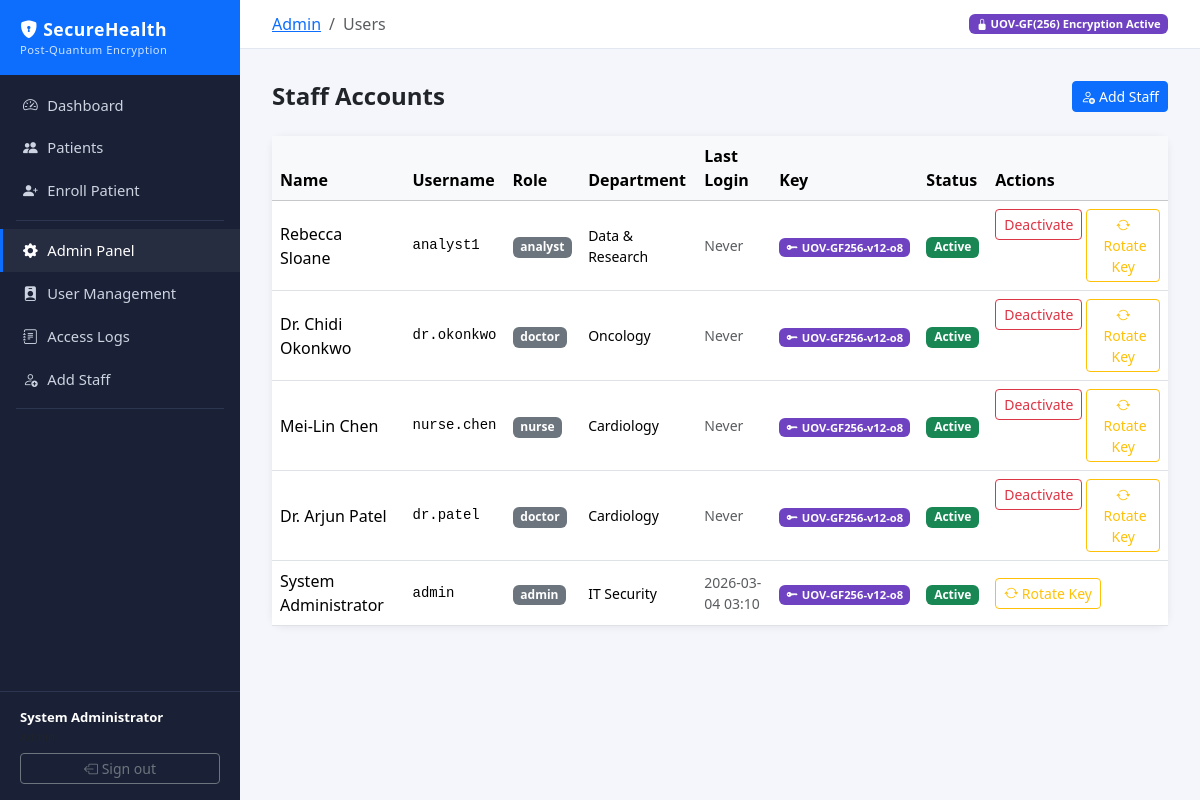
Page /admin/users (signed in) on the committed database.
### models.py (models this page shows, shortened)
class User(UserMixin, db.Model):
    __tablename__ = "users"
    id            = db.Column(db.Integer, primary_key=True)
    username      = db.Column(db.String(64),  unique=True, nullable=False, index=True)
    email         = db.Column(db.String(128), unique=True, nullable=False)
    password_hash = db.Column(db.String(256), nullable=False)
    full_name     = db.Column(db.String(128), nullable=False)
    role          = db.Column(db.String(16),  nullable=False, default=Role.NURSE)
    department    = db.Column(db.String(64))
    is_active     = db.Column(db.Boolean, default=True, nullable=False)
    created_at    = db.Column(db.DateTime, default=datetime.utcnow, nullable=False)
    last_login    = db.Column(db.DateTime)
    encryption_key = db.relationship("EncryptionKey", back_populates="user",
                                     uselist=False, cascade="all, delete-orphan")
    access_logs    = db.relationship("AccessLog", back_populates="user",
                                     lazy="dynamic", cascade="all, delete-orphan")
    patients_added = db.relationship("Patient", back_populates="added_by_user",
                                     lazy="dynamic")
    @property
    def is_admin(self):
        return self.role == Role.ADMIN

class EncryptionKey(db.Model):
    __tablename__ = "encryption_keys"
    id              = db.Column(db.Integer, primary_key=True)
    user_id         = db.Column(db.Integer, db.ForeignKey("users.id"), unique=True, nullable=False)
    key_label       = db.Column(db.String(64), nullable=False)
    public_key_b64  = db.Column(db.Text, nullable=False)   # base64-JSON
    private_key_b64 = db.Column(db.Text, nullable=False)   # base64-JSON (keep secret)
    algorithm       = db.Column(db.String(32), default="UOV-GF256", nullable=False)
    created_at      = db.Column(db.DateTime, default=datetime.utcnow, nullable=False)
    rotated_at      = db.Column(db.DateTime)
    user = db.relationship("User", back_populates="encryption_key")

### routes/admin.py (the view)
@admin_bp.route("/users")
@login_required
def users():
    redir = _require_admin()
    if redir:
        return redir
    all_users = User.query.order_by(User.created_at.desc()).all()
    return render_template("admin_users.html", users=all_users)

### main.py (called while the page is built)
def create_app(config_class=Config) -> Flask:
    app = Flask(__name__, instance_relative_config=True)
    app.config.from_object(config_class)
    os.makedirs(app.instance_path, exist_ok=True)
    db.init_app(app)
    login_manager = LoginManager(app)
    login_manager.login_view          = "auth.login"
    login_manager.login_message       = "Please sign in to access this page."
    login_manager.login_message_category = "warning"
    @login_manager.user_loader
    def load_user(user_id):
        return User.query.get(int(user_id))
    app.register_blueprint(auth_bp)
    app.register_blueprint(patients_bp)
    app.register_blueprint(admin_bp)
    with app.app_context():
        db.create_all()
        _seed_admin(app)
    return app

### routes/admin.py (called while the page is built)
def _require_admin():
    if not current_user.is_admin:
        flash("Admin access required.", "danger")
        return redirect(url_for("patients.dashboard"))
    return None

### templates/admin_users.html (shortened to what this page needs)
{% extends "base.html" %}
{% block breadcrumb %}
<li class="breadcrumb-item"><a href="{{ url_for('admin.dashboard') }}">Admin</a></li>
<li class="breadcrumb-item active">Users</li>
{% endblock %}
{% block content %}
<div class="d-flex align-items-center justify-content-between mb-4">
  <h4 class="fw-bold mb-0">Staff Accounts</h4>
  <a href="{{ url_for('auth.register') }}" class="btn btn-primary btn-sm">
    <i class="bi bi-person-add me-1"></i>Add Staff
  </a>
</div>
<div class="card">
  <div class="table-responsive">
    <table class="table align-middle mb-0">
      <thead class="table-light">
        <tr>
          <th>Name</th><th>Username</th><th>Role</th><th>Department</th>
          <th>Last Login</th><th>Key</th><th>Status</th><th>Actions</th>
        </tr>
      </thead>
      <tbody>
        {% for u in users %}
        <tr class="{{ '' if u.is_active else 'table-secondary text-muted' }}">
          <td>{{ u.full_name }}</td>
          <td class="font-monospace small">{{ u.username }}</td>
          <td><span class="badge bg-secondary">{{ u.role }}</span></td>
          <td class="small">{{ u.department or '—' }}</td>
          <td class="small text-muted">{{ u.last_login.strftime('%Y-%m-%d %H:%M') if u.last_login else 'Never' }}</td>
          <td>
            {% if u.encryption_key %}
            <span class="badge badge-pq" title="{{ u.encryption_key.key_label }}">
              <i class="bi bi-key-fill me-1"></i>{{ u.encryption_key.algorithm }}
            </span>
            {% else %}
            <span class="badge bg-danger">No Key</span>
            {% endif %}
          </td>
          <td>
            {% if u.is_active %}
            <span class="badge bg-success">Active</span>
            {% else %}
            <span class="badge bg-secondary">Inactive</span>
            {% endif %}
          </td>
          <td>
            <div class="d-flex gap-1">
              {% if u.id != current_user.id %}
              <form method="POST" action="{{ url_for('admin.toggle_user', user_id=u.id) }}">
                <button class="btn btn-sm {{ 'btn-outline-danger' if u.is_active else 'btn-outline-success' }}"
                        onclick="return confirm('Are you sure?')">
                  {{ 'Deactivate' if u.is_active else 'Activate' }}
                </button>
              </form>
              {% endif %}
              <form method="POST" action="{{ url_for('admin.rotate_key', user_id=u.id) }}">
                <button class="btn btn-sm btn-outline-warning"
                        onclick="return confirm('Rotate key? Old encrypted records will not be accessible with the new key.')">
                  <i class="bi bi-arrow-repeat"></i>&nbsp;Rotate Key
                </button>
              </form>
            </div>
          </td>
        </tr>
        {% endfor %}
      </tbody>
    </table>
  </div>
</div>
{% endblock %}

### templates/base.html (shortened to what this page needs)
<!DOCTYPE html>
<html lang="en">
<head>
  <link rel="stylesheet" href="https://cdn.jsdelivr.net/npm/bootstrap@5.3.2/dist/css/bootstrap.min.css">
  <link rel="stylesheet" href="https://cdn.jsdelivr.net/npm/bootstrap-icons@1.11.3/font/bootstrap-icons.css">
</head>
<body>
{% if current_user.is_authenticated %}
<div class="sidebar">
  <div class="brand">
    <i class="bi bi-shield-lock-fill"></i> SecureHealth
    <small>Post-Quantum Encryption</small>
  </div>
  <nav class="mt-2">
    <a href="{{ url_for('patients.dashboard') }}"
       class="{{ 'active' if request.endpoint == 'patients.dashboard' }}">
      <i class="bi bi-speedometer2"></i> Dashboard
    </a>
    <a href="{{ url_for('patients.list_patients') }}"
       class="{{ 'active' if 'patient' in request.endpoint and 'admin' not in request.endpoint }}">
      <i class="bi bi-people-fill"></i> Patients
    </a>
    <a href="{{ url_for('patients.add_patient') }}">
      <i class="bi bi-person-plus-fill"></i> Enroll Patient
    </a>
    <div class="divider"></div>
    {% if current_user.is_admin %}
    <a href="{{ url_for('admin.dashboard') }}"
       class="{{ 'active' if 'admin' in request.endpoint }}">
      <i class="bi bi-gear-fill"></i> Admin Panel
    </a>
    <a href="{{ url_for('admin.users') }}">
      <i class="bi bi-person-badge-fill"></i> User Management
    </a>
    <a href="{{ url_for('admin.logs') }}">
      <i class="bi bi-journal-text"></i> Access Logs
    </a>
    <a href="{{ url_for('auth.register') }}">
      <i class="bi bi-person-add"></i> Add Staff
    </a>
    <div class="divider"></div>
    {% endif %}
  </nav>
  <div class="user-info">
    <div class="text-white fw-semibold">{{ current_user.full_name }}</div>
    <div class="text-muted small">{{ current_user.role | title }}</div>
    <form action="{{ url_for('auth.logout') }}" method="post" class="mt-2">
      <button class="btn btn-sm btn-outline-secondary w-100">
        <i class="bi bi-box-arrow-left"></i> Sign out
      </button>
    </form>
  </div>
</div>
{% endif %}
<div class="{{ 'main' if current_user.is_authenticated }}">
  {% if current_user.is_authenticated %}
  <div class="topbar">
    <nav aria-label="breadcrumb">
      <ol class="breadcrumb">
        {% block breadcrumb %}{% endblock %}
      </ol>
    </nav>
    <span class="badge badge-pq">
      <i class="bi bi-lock-fill"></i> UOV-GF(256) Encryption Active
    </span>
  </div>
  {% endif %}
  {% block content %}{% endblock %}
</div>
</body>
</html>

### templates/base.html (style rules this page uses)
:root { --accent: #0d6efd; --danger: #dc3545; --success: #198754; }
body { background: #f4f6fb; font-family: 'Segoe UI', sans-serif; }
.sidebar { min-height: 100vh; background: #1a2035; color: #cdd3e0; width: 240px; position: fixed; top: 0; left: 0; z-index: 100; display: flex; flex-direction: column; padding-top: 0; }
.sidebar .brand { background: #0d6efd; color: #fff; padding: 1rem 1.25rem; font-weight: 700; font-size: 1.1rem; letter-spacing: .5px; }
.sidebar .brand small { display: block; font-size: .7rem; font-weight: 400; opacity: .8; }
.sidebar nav a { display: flex; align-items: center; gap: .6rem; padding: .65rem 1.25rem; color: #cdd3e0; text-decoration: none; font-size: .92rem; border-left: 3px solid transparent; transition: all .15s; }
.sidebar nav a:hover, .sidebar nav a.active { background: rgba(255,255,255,.06); color: #fff; border-left-color: #0d6efd; }
.sidebar nav .divider { border-top: 1px solid #2d3650; margin: .5rem 1rem; }
.sidebar .user-info { margin-top: auto; padding: 1rem 1.25rem; border-top: 1px solid #2d3650; font-size: .82rem; }
.main { margin-left: 240px; padding: 2rem; min-height: 100vh; }
.topbar { background: #fff; border-bottom: 1px solid #e3e8f0; padding: .75rem 2rem; margin: -2rem -2rem 2rem -2rem; display: flex; justify-content: space-between; align-items: center; }
.topbar .breadcrumb { margin: 0; }
.card { border: none; border-radius: 12px; box-shadow: 0 1px 8px rgba(0,0,0,.07); }
.badge-pq { background: #6f42c1; color: #fff; font-size: .7rem; }

### rows in the picture
User: full_name "System Administrator", username "admin", role "admin", department "IT Security", last_login "2026-03-04 03:10", encryption_key.algorithm "UOV-GF256-v12-o8", is_active "Active"
User: full_name "Rebecca Sloane", username "analyst1", role "analyst", department "Data & Research", last_login "Never", encryption_key.algorithm "UOV-GF256-v12-o8", shows "Active", is_active "Deactivate"
User: full_name "Dr. Chidi Okonkwo", username "dr.okonkwo", role "doctor", department "Oncology", last_login "Never", encryption_key.algorithm "UOV-GF256-v12-o8", shows "Active", is_active "Deactivate"
User: full_name "Mei-Lin Chen", username "nurse.chen", role "nurse", department "Cardiology", last_login "Never", encryption_key.algorithm "UOV-GF256-v12-o8", shows "Active", is_active "Deactivate"
User: full_name "Dr. Arjun Patel", username "dr.patel", role "doctor", department "Cardiology", last_login "Never", encryption_key.algorithm "UOV-GF256-v12-o8", shows "Active", is_active "Deactivate"
